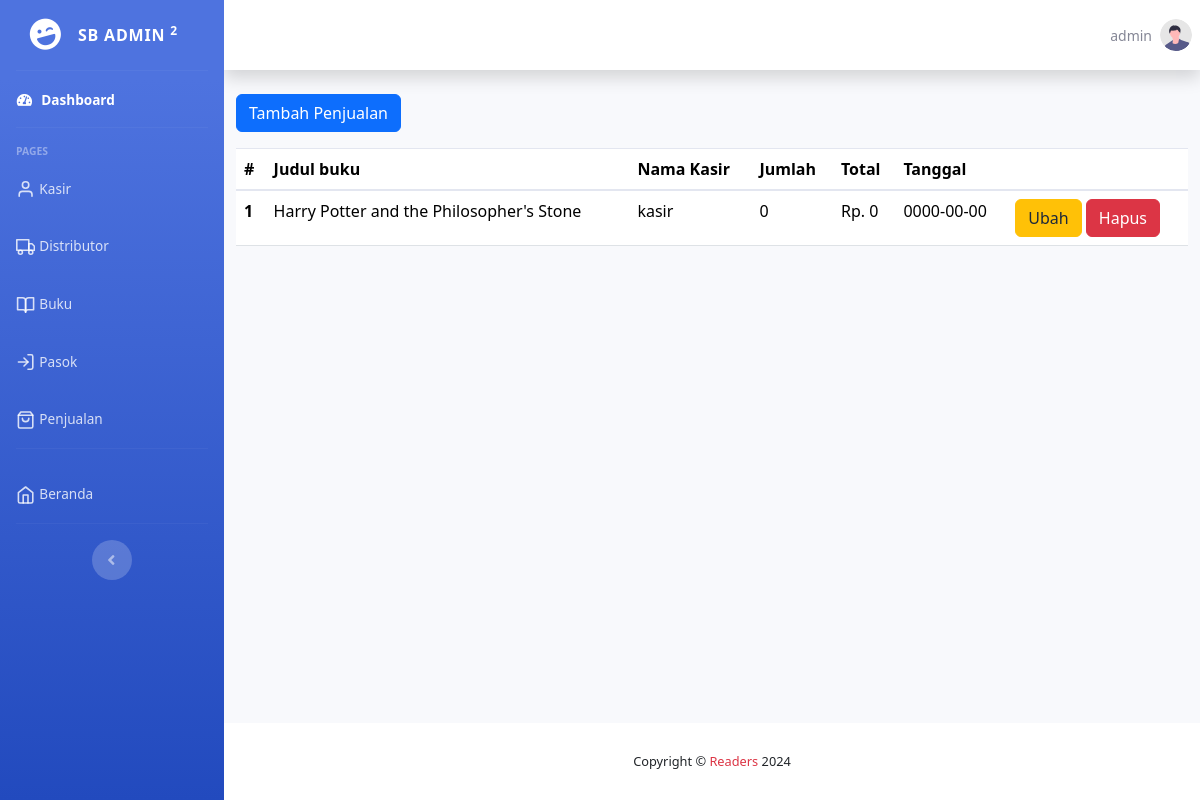
/dashboard/penjualan/index.php (signed in), run on the app's committed database.
### tables this page shows
CREATE TABLE `kasir` (
  `id_kasir` int(11) NOT NULL,
  `nama` varchar(35) DEFAULT NULL,
  `alamat` text DEFAULT NULL,
  `telepon` varchar(13) DEFAULT NULL,
  `status` enum('online','offline') DEFAULT NULL,
  `username` varchar(30) DEFAULT NULL,
  `password` varchar(60) DEFAULT NULL,
  `akses` enum('admin','kasir') DEFAULT NULL
);

CREATE TABLE `penjualan` (
  `id_penjualan` int(11) NOT NULL,
  `id_buku` int(11) DEFAULT NULL,
  `id_kasir` int(11) DEFAULT NULL,
  `jumlah` int(11) DEFAULT NULL,
  `total` int(11) DEFAULT NULL,
  `tanggal` date DEFAULT NULL
);

CREATE TABLE `buku` (
  `id_buku` int(11) NOT NULL,
  `judul` varchar(255) DEFAULT NULL,
  `no_isbn` varchar(13) DEFAULT NULL,
  `penulis` varchar(35) DEFAULT NULL,
  `penerbit` varchar(50) DEFAULT NULL,
  `tahun` year(4) DEFAULT NULL,
  `stok` int(11) DEFAULT NULL,
  `harga_produk` int(11) DEFAULT NULL,
  `harga_jual` int(11) DEFAULT NULL,
  `ppn` float DEFAULT NULL,
  `diskon` float DEFAULT NULL
);

### dashboard/penjualan/index.php (the view, shortened to what this page needs)
<?php
include '../../koneksi_database.php';
$sql = 'SELECT penjualan.*, buku.judul, kasir.nama
        FROM penjualan
        left JOIN buku ON penjualan.id_buku = buku.id_buku
        left JOIN kasir ON penjualan.id_kasir = kasir.id_kasir';
$results = $conn->query($sql);
include '../layout/header.php';
include '../layout/sidebar.php';
?>
<div id="content-wrapper" class="d-flex flex-column">
    <div id="content">
        <?php include '../layout/topbar.php' ?>
        <div class="container-fluid container-wrap">
            <a href="/dashboard/penjualan/tambah.php" class="btn btn-primary mb-3">Tambah Penjualan</a>
            <div class="table-responsive">
                <table class="table">
                    <thead>
                        <tr>
                            <th scope="col">#</th>
                            <th scope="col">Judul buku</th>
                            <th scope="col">Nama Kasir</th>
                            <th scope="col">Jumlah</th>
                            <th scope="col">Total</th>
                            <th scope="col">Tanggal</th>
                            <th scope="col">&nbsp;</th>
                        </tr>
                    </thead>
                    <tbody>
                        <?php
                        $no = 1;
                        foreach ($results as $result) :
                        ?>
                            <tr>
                                <th scope="row"><?= $no ?></th>
                                <td><?= $result['judul'] ?></td>
                                <td><?= $result['nama'] ?></td>
                                <td><?= $result['jumlah'] ?></td>
                                <td>Rp. <?= number_format($result['total'], 0, ',', '.') ?></td>
                                <td><?= $result['tanggal'] ?></td>
                                <td>
                                    <a href="/dashboard/penjualan/ubah.php?id=<?= $result['id_penjualan'] ?>" class="btn btn-warning text-slate-800 hover:text-slate-800 active:text-slate-800 focus:text-slate-800">Ubah</a>
                                    <a href="/dashboard/penjualan/hapus.php?id=<?= $result['id_penjualan'] ?>" class="btn btn-danger">Hapus</a>
                                </td>
                            </tr>
                        <?php
                            $no++;
                        endforeach;
                        ?>
                    </tbody>
                </table>
            </div>
        </div>
    </div>
    <?php include '../layout/footer.php' ?>

### dashboard/layout/topbar.php (shortened to what this page needs)
<?php
$sql = 'SELECT * FROM kasir WHERE username="' . $_SESSION['login'] . '"';
$login = $conn->query($sql)->fetch_assoc();
?>
<nav class="navbar navbar-expand navbar-light bg-white topbar mb-4 static-top shadow">
    <ul class="navbar-nav ml-auto">
        <li class="nav-item dropdown no-arrow">
            <a class="nav-link dropdown-toggle" href="#" id="userDropdown" role="button" data-toggle="dropdown" aria-haspopup="true" aria-expanded="false">
                <span class="mr-2 d-none d-lg-inline text-gray-600 small"><?= $login['nama'] ?></span>
                <img class="img-profile rounded-circle" src="/assets/img/undraw_profile.svg">
            </a>
        </li>
    </ul>
</nav>

### assets/css/style.css (style rules this page uses)
.container-wrap { height: 100%; }

### data on the page
kasir: nama "admin"
penjualan: id_buku.judul "Harry Potter and the Philosopher's Stone", id_kasir.nama "kasir", jumlah "0", total "0", tanggal "0000-00-00"
